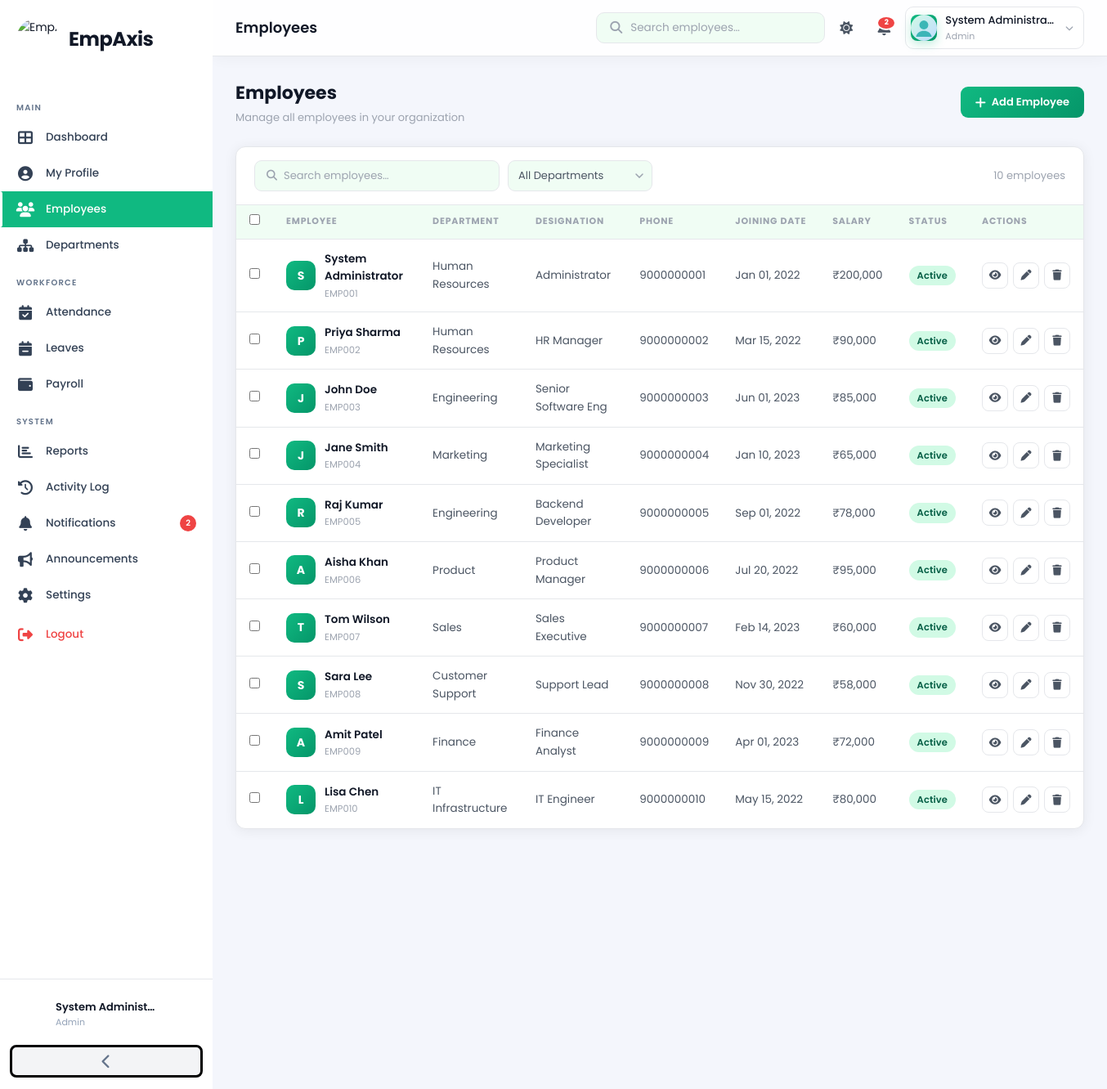
Page /modules/employees/index.php (signed in) on the committed database.
### tables this page shows
CREATE TABLE IF NOT EXISTS `employees` (
  `id`            INT UNSIGNED AUTO_INCREMENT PRIMARY KEY,
  `user_id`       INT UNSIGNED NOT NULL,
  `employee_id`   VARCHAR(20) NOT NULL UNIQUE,
  `name`          VARCHAR(150) NOT NULL,
  `email`         VARCHAR(150) NOT NULL,
  `phone`         VARCHAR(20) DEFAULT NULL,
  `department_id` INT UNSIGNED DEFAULT NULL,
  `designation`   VARCHAR(100) DEFAULT NULL,
  `joining_date`  DATE DEFAULT NULL,
  `date_of_birth` DATE DEFAULT NULL,
  `gender`        ENUM('male','female','other') DEFAULT NULL,
  `salary`        DECIMAL(12,2) DEFAULT 0.00,
  `address`       TEXT DEFAULT NULL,
  `city`          VARCHAR(100) DEFAULT NULL,
  `state`         VARCHAR(100) DEFAULT NULL,
  `country`       VARCHAR(100) DEFAULT NULL,
  `postal_code`   VARCHAR(20) DEFAULT NULL,
  `photo`         VARCHAR(255) DEFAULT 'default.png',
  `status`        ENUM('active','inactive','on_leave') DEFAULT 'active',
  `created_at`    TIMESTAMP DEFAULT CURRENT_TIMESTAMP,
  CONSTRAINT `fk_emp_user` FOREIGN KEY (`user_id`) REFERENCES `users`(`id`) ON DELETE CASCADE,
  CONSTRAINT `fk_emp_dept` FOREIGN KEY (`department_id`) REFERENCES `departments`(`id`) ON DELETE SET NULL
);

CREATE TABLE IF NOT EXISTS `departments` (
  `id`              INT UNSIGNED AUTO_INCREMENT PRIMARY KEY,
  `department_name` VARCHAR(100) NOT NULL,
  `description`     TEXT DEFAULT NULL,
  `created_at`      TIMESTAMP DEFAULT CURRENT_TIMESTAMP
);

### modules/employees/index.php (the view, shortened to what this page needs)
<?php
$pdo         = getDB();
$search    = trim($_GET['search']   ?? '');
$page      = max(1, (int)($_GET['page'] ?? 1));
$perPage   = 10;
$where = 'WHERE 1=1';
$params = [];
$countStmt = $pdo->prepare("SELECT COUNT(*) FROM employees e $where");
$countStmt->execute($params);
$total  = $countStmt->fetchColumn();
$offset = ($page - 1) * $perPage;
$stmt = $pdo->prepare("
    SELECT e.*, d.department_name
    FROM employees e
    LEFT JOIN departments d ON e.department_id = d.id
    $where ORDER BY e.created_at DESC LIMIT $perPage OFFSET $offset
");
$stmt->execute($params);
$employees = $stmt->fetchAll();
require_once __DIR__ . '/../../includes/header.php';
?>
<div class="page-header">
  <div>
    <h1>Employees</h1>
    <p>Manage all employees in your organization</p>
  </div>
  <div class="actions">
    <button class="btn btn-primary" onclick="openModal('addEmpModal')">
      <i class="fas fa-plus"></i> Add Employee
    </button>
  </div>
</div>
<div class="card">
  <div class="table-toolbar">
    <div class="left">
      <form method="GET" style="display:flex;gap:10px;flex:1">
        <div class="table-search" style="flex:1;max-width:300px">
          <i class="fas fa-search"></i>
          <input type="text" name="search" placeholder="Search employees…" value="<?= htmlspecialchars($search) ?>">
        </div>
        <select name="dept" class="filter-select" onchange="this.form.submit()">
          <option value="">All Departments</option>
        </select>
      </form>
    </div>
    <div class="right">
      <span style="font-size:13px;color:var(--text-light)">
        <?= $total ?> employee<?= $total !== 1 ? 's' : '' ?>
      </span>
    </div>
  </div>
  <div class="data-table-wrap">
    <table class="data-table" id="empTable">
      <thead>
        <tr>
          <th style="width:40px"><input type="checkbox" id="selectAll" style="cursor:pointer"></th>
          <th>Employee</th>
          <th>Department</th>
          <th>Designation</th>
          <th>Phone</th>
          <th>Joining Date</th>
          <th>Salary</th>
          <th>Status</th>
          <th>Actions</th>
        </tr>
      </thead>
      <tbody>
        <?php foreach ($employees as $emp): ?>
        <tr>
          <td><input type="checkbox" class="row-check" value="<?= $emp['id'] ?>" style="cursor:pointer"></td>
          <td>
            <div class="emp-cell">
              <div class="emp-avatar">
                <?php if ($emp['photo'] && $emp['photo'] !== 'default.png' && file_exists(UPLOAD_DIR . $emp['photo'])): ?>
                <img src="<?= UPLOAD_URL . $emp['photo'] ?>" alt="">
                <?php else: ?><?= strtoupper(substr($emp['name'],0,1)) ?>
                <?php endif; ?>
              </div>
              <div>
                <div class="emp-name"><?= htmlspecialchars($emp['name']) ?></div>
                <div class="emp-id"><?= $emp['employee_id'] ?></div>
              </div>
            </div>
          </td>
          <td><?= htmlspecialchars($emp['department_name'] ?? '—') ?></td>
          <td><?= htmlspecialchars($emp['designation'] ?? '—') ?></td>
          <td><?= htmlspecialchars($emp['phone'] ?? '—') ?></td>
          <td><?= $emp['joining_date'] ? date('M d, Y', strtotime($emp['joining_date'])) : '—' ?></td>
          <td>₹<?= number_format($emp['salary'], 0) ?></td>
          <td><span class="badge badge-<?= $emp['status'] ?>"><?= ucfirst(str_replace('_',' ',$emp['status'])) ?></span></td>
          <td>
            <div class="action-btns">
              <a href="<?= APP_URL ?>/modules/employees/profile.php?id=<?= $emp['id'] ?>" class="btn-action" title="View">
                <i class="fas fa-eye"></i>
              </a>
              <button class="btn-action" title="Edit" onclick="editEmployee(<?= $emp['id'] ?>)">
                <i class="fas fa-pen"></i>
              </button>
              <button class="btn-action danger" title="Delete" onclick="deleteEmployee(<?= $emp['id'] ?>, '<?= addslashes($emp['name']) ?>')">
                <i class="fas fa-trash"></i>
              </button>
            </div>
          </td>
        </tr>
        <?php endforeach; ?>
      </tbody>
    </table>
  </div>
</div>
<?php
require_once __DIR__ . '/../../includes/footer.php';
?>

### rows in the picture
employees: name "S", name "System Administrator", employee "EMP001", department.department_name "Human Resources", designation "Administrator", phone "9000000001", joining_date "Jan 01, 2022", salary "200,000", status "Active"
employees: name "P", name "Priya Sharma", employee "EMP002", department.department_name "Human Resources", designation "HR Manager", phone "9000000002", joining_date "Mar 15, 2022", salary "90,000", status "Active"
employees: name "J", name "John Doe", employee "EMP003", department.department_name "Engineering", designation "Senior Software Eng", phone "9000000003", joining_date "Jun 01, 2023", salary "85,000", status "Active"
employees: name "J", name "Jane Smith", employee "EMP004", department.department_name "Marketing", designation "Marketing Specialist", phone "9000000004", joining_date "Jan 10, 2023", salary "65,000", status "Active"
employees: name "R", name "Raj Kumar", employee "EMP005", department.department_name "Engineering", designation "Backend Developer", phone "9000000005", joining_date "Sep 01, 2022", salary "78,000", status "Active"
employees: name "A", name "Aisha Khan", employee "EMP006", department.department_name "Product", designation "Product Manager", phone "9000000006", joining_date "Jul 20, 2022", salary "95,000", status "Active"
employees: name "T", name "Tom Wilson", employee "EMP007", department.department_name "Sales", designation "Sales Executive", phone "9000000007", joining_date "Feb 14, 2023", salary "60,000", status "Active"
employees: name "S", name "Sara Lee", employee "EMP008", department.department_name "Customer Support", designation "Support Lead", phone "9000000008", joining_date "Nov 30, 2022", salary "58,000", status "Active"
employees: name "A", name "Amit Patel", employee "EMP009", department.department_name "Finance", designation "Finance Analyst", phone "9000000009", joining_date "Apr 01, 2023", salary "72,000", status "Active"
employees: name "L", name "Lisa Chen", employee "EMP010", department.department_name "IT Infrastructure", designation "IT Engineer", phone "9000000010", joining_date "May 15, 2022", salary "80,000", status "Active"

### other values in the picture
min($unread,99) "2"
mb_strimwidth($displayName,0,16,'…') "System Administ…"
$role "Admin"
$pageTitle "Employees"
min($unread, 99) "2"
mb_strimwidth($displayName, 0, 18, '…') "System Administra…"
$_SESSION['role'] "Admin"
$total "10"
